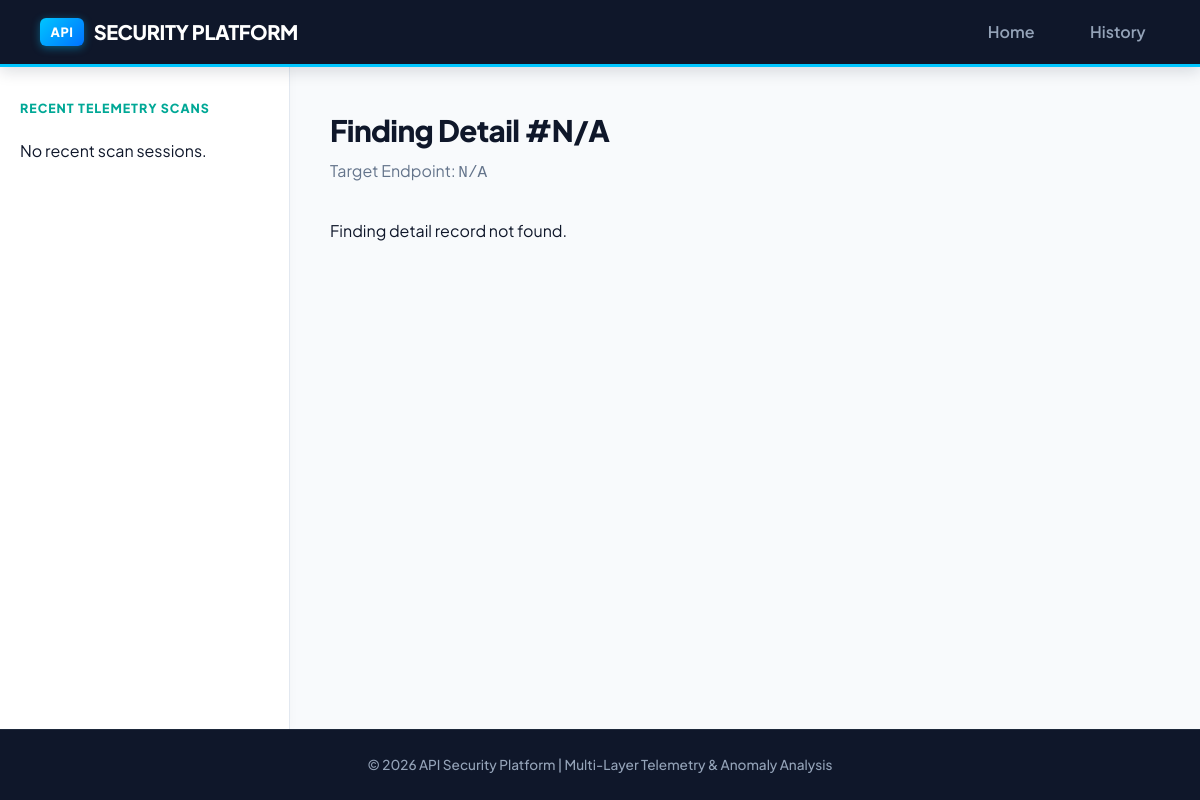
The app's page /finding/2122, older data.
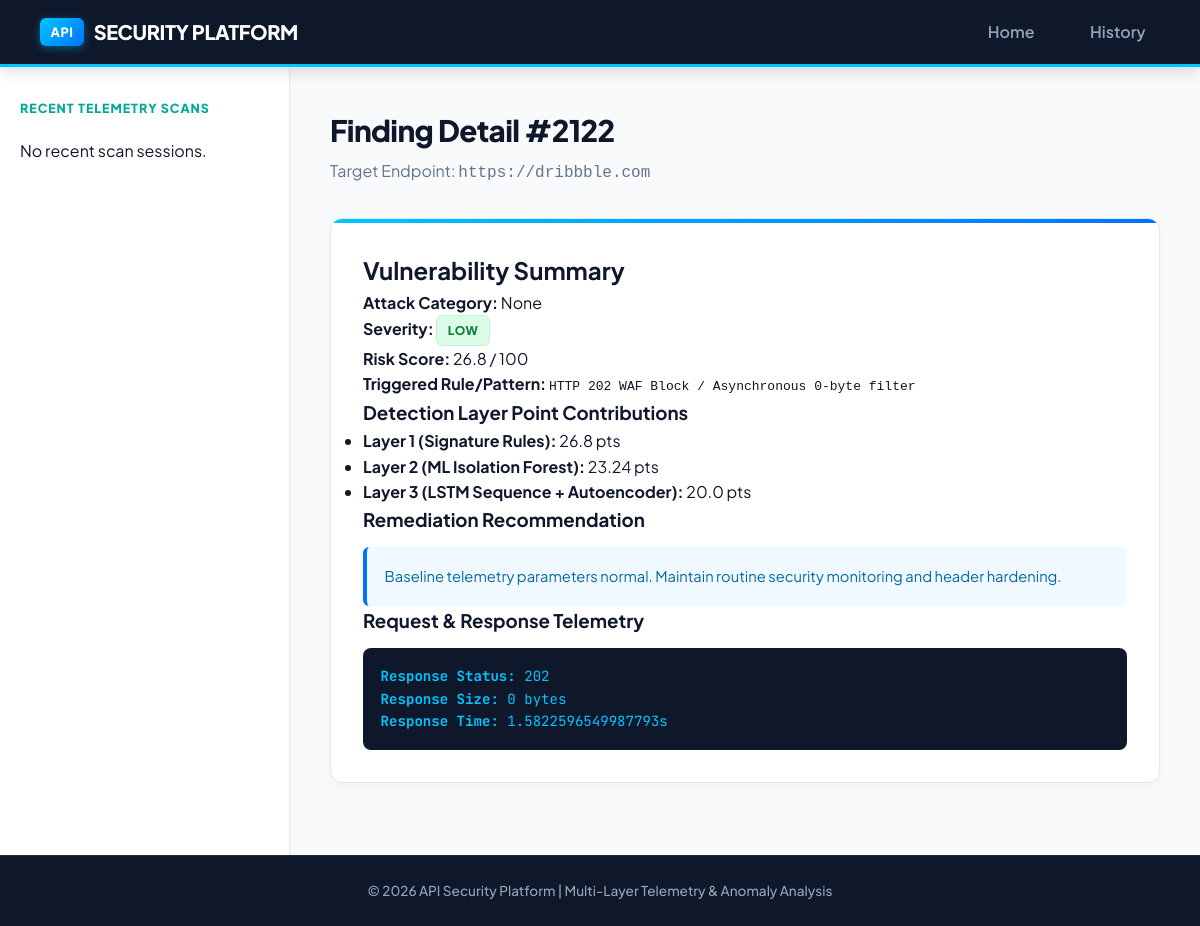
The same page, newer data.
### database/models.py (models this page shows)
class Finding(Base):
    __tablename__ = "findings"
    id = Column(Integer, primary_key=True, index=True)
    session_id = Column(Integer, ForeignKey("scan_sessions.id", ondelete="CASCADE"), nullable=False)
    endpoint_id = Column(Integer, ForeignKey("endpoints.id", ondelete="CASCADE"), nullable=True)
    attack_type = Column(String(100), nullable=False, default="None")
    severity = Column(String(20), nullable=False, default="Low")
    risk_score = Column(Float, default=0.0)
    signature_triggered = Column(String(255), default="")
    ml_score = Column(Float, default=0.0)
    lstm_score = Column(Float, default=0.0)
    autoencoder_score = Column(Float, default=0.0)
    recommendation = Column(Text, nullable=True)
    timestamp = Column(DateTime, default=datetime.utcnow)
    request_payload = Column(Text, nullable=True, default="")
    response_status = Column(Integer, default=200)
    response_size = Column(Integer, default=0)
    response_time = Column(Float, default=0.0)
    session = relationship("ScanSession", back_populates="findings")
    endpoint = relationship("Endpoint", back_populates="findings")

class Endpoint(Base):
    __tablename__ = "endpoints"
    id = Column(Integer, primary_key=True, index=True)
    session_id = Column(Integer, ForeignKey("scan_sessions.id", ondelete="CASCADE"), nullable=False)
    url = Column(String(500), nullable=False)
    method = Column(String(10), nullable=False, default="GET")
    discovered_at = Column(DateTime, default=datetime.utcnow)
    session = relationship("ScanSession", back_populates="endpoints")
    findings = relationship("Finding", back_populates="endpoint", cascade="all, delete-orphan")

### dashboard/routes.py (the view)
@dashboard_bp.route("/finding/<int:finding_id>")
def finding_detail(finding_id):
    finding = get_finding_by_id(finding_id)
    return render_template("report.html", finding=finding)

### database/db.py (called while the page is built)
def get_finding_by_id(finding_id: int) -> Optional[Finding]:
    db = SessionLocal()
    try:
        return db.query(Finding).options(joinedload(Finding.endpoint)).options(joinedload(Finding.session)).filter(Finding.id == finding_id).first()
    finally:
        db.close()

### dashboard/templates/report.html (shortened to what this page needs)
{% extends "base.html" %}
{% block content %}
<div class="page-header">
    <h1>Finding Detail #{{ finding.id if finding else 'N/A' }}</h1>
    <p>Target Endpoint: <code>{{ finding.endpoint.url if finding and finding.endpoint else 'N/A' }}</code></p>
</div>
{% if finding %}
<div class="card detail-card">
    <h2>Vulnerability Summary</h2>
    <div class="detail-grid">
        <div><strong>Attack Category:</strong> {{ finding.attack_type }}</div>
        <div><strong>Severity:</strong> <span class="badge {{ finding.severity|lower }}">{{ finding.severity }}</span></div>
        <div><strong>Risk Score:</strong> {{ finding.risk_score }} / 100</div>
        <div><strong>Triggered Rule/Pattern:</strong> <code>{{ finding.signature_triggered or 'N/A' }}</code></div>
    </div>
    <h3>Detection Layer Point Contributions</h3>
    <ul>
        <li><strong>Layer 1 (Signature Rules):</strong> {{ finding.risk_score }} pts</li>
        <li><strong>Layer 2 (ML Isolation Forest):</strong> {{ finding.ml_score }} pts</li>
        <li><strong>Layer 3 (LSTM Sequence + Autoencoder):</strong> {{ finding.lstm_score + finding.autoencoder_score }} pts</li>
    </ul>
    <h3>Remediation Recommendation</h3>
    <p class="recommendation-box">{{ finding.recommendation }}</p>
    <h3>Request & Response Telemetry</h3>
    <div class="code-block">
        <p><strong>Response Status:</strong> {{ finding.response_status }}</p>
        <p><strong>Response Size:</strong> {{ finding.response_size }} bytes</p>
        <p><strong>Response Time:</strong> {{ finding.response_time }}s</p>
    </div>
</div>
{% else %}
<p>Finding detail record not found.</p>
{% endif %}
{% endblock %}

### dashboard/templates/base.html (shortened to what this page needs)
<!DOCTYPE html>
<html lang="en">
<head>
    <link rel="stylesheet" href="{{ url_for('static', filename='css/style.css') }}">
</head>
<body>
    <div class="app-layout">
        <header class="navbar">
            <div class="logo">
                <a href="{{ url_for('dashboard.index') }}"><span>API</span> SECURITY PLATFORM</a>
            </div>
            <nav class="nav-links">
                <a href="{{ url_for('dashboard.index') }}">Home</a>
                <a href="{{ url_for('dashboard.history') }}">History</a>
            </nav>
        </header>
        <div class="body-container">
            <aside class="sidebar">
                <h3>Recent Telemetry Scans</h3>
                <ul class="recent-scans-list">
                    {% for sess in recent_sessions %}
                    <li>
                        <a href="{{ url_for('dashboard.results', session_id=sess.id) }}">
                            <span class="scan-url">{{ sess.target_url }}</span>
                            <span class="badge {{ sess.overall_severity|lower }}">{{ sess.overall_severity }}</span>
                        </a>
                    </li>
                    {% else %}
                    <li class="empty-list">No recent scan sessions.</li>
                    {% endfor %}
                </ul>
            </aside>
            <main class="main-viewport">
                {% block content %}{% endblock %}
            </main>
        </div>
        <footer>
            <p>&copy; 2026 API Security Platform | Multi-Layer Telemetry & Anomaly Analysis</p>
        </footer>
    </div>
</body>
</html>

### dashboard/static/css/style.css (style rules this page uses)
* { box-sizing: border-box; margin: 0; padding: 0; }
:root { --zap-navy: #0f172a; --zap-slate: #1e293b; --zap-cyan: #00c6ff; --zap-teal: #00a896; --zap-blue-gradient: linear-gradient(135deg, #00c6ff 0%, #0072ff 100%); --zap-dark-gradient: linear-gradient(135deg, #0f172a 0%, #1e293b 100%); --bg-main: #f8fafc; --bg-card: #ffffff; --text-primary: #0f172a; --text-secondary: #475569; --text-muted: #64748b; --border-color: #e2e8f0; }
body { font-family: 'Plus Jakarta Sans', -apple-system, BlinkMacSystemFont, "Segoe UI", Roboto, sans-serif; background-color: var(--bg-main); color: var(--text-primary); line-height: 1.6; min-height: 100vh; }
a { color: #0072ff; text-decoration: none; transition: all 0.2s ease; }
.app-layout { display: flex; flex-direction: column; min-height: 100vh; background-color: var(--bg-main); }
.navbar { display: flex; justify-content: space-between; align-items: center; padding: 1rem 2.5rem; background: var(--zap-navy); color: #ffffff; border-bottom: 3px solid #00c6ff; box-shadow: 0 4px 15px rgba(15, 23, 42, 0.15); position: relative; z-index: 10; }
.logo a { color: #ffffff; font-weight: 800; font-size: 1.25rem; letter-spacing: -0.02em; display: flex; align-items: center; gap: 0.6rem; }
.logo span { background: var(--zap-blue-gradient); color: #ffffff; padding: 0.25rem 0.65rem; border-radius: 6px; font-size: 0.8rem; font-weight: 800; letter-spacing: 0.05em; box-shadow: 0 2px 8px rgba(0, 198, 255, 0.4); }
.nav-links a { margin-left: 1.5rem; color: #94a3b8; font-weight: 600; padding: 0.4rem 0.9rem; border-radius: 6px; transition: all 0.2s ease; }
.body-container { display: flex; flex: 1; background-color: var(--bg-main); }
.sidebar { width: 290px; background-color: #ffffff; border-right: 1px solid #e2e8f0; padding: 2rem 1.25rem; box-shadow: 2px 0 10px rgba(0, 0, 0, 0.02); }
.sidebar h3 { font-size: 0.78rem; font-weight: 800; color: var(--zap-teal); text-transform: uppercase; letter-spacing: 0.08em; margin-bottom: 1.2rem; }
.recent-scans-list { list-style: none; }
.recent-scans-list li { margin-bottom: 0.75rem; }
.main-viewport { flex: 1; padding: 2.5rem; max-width: 1280px; margin: 0 auto; }
.page-header { margin-bottom: 2rem; }
.page-header h1 { font-size: 1.85rem; font-weight: 800; color: var(--zap-navy); letter-spacing: -0.02em; }
.page-header p { color: var(--text-muted); font-size: 1rem; margin-top: 0.2rem; }
.card { background-color: #ffffff; border-radius: 12px; padding: 2rem; margin-bottom: 2rem; border: 1px solid #e2e8f0; box-shadow: 0 4px 15px rgba(0, 0, 0, 0.03); position: relative; overflow: hidden; }
.card::before { content: ''; position: absolute; top: 0; left: 0; right: 0; height: 4px; background: var(--zap-blue-gradient); }
.badge { padding: 0.3rem 0.65rem; border-radius: 6px; font-size: 0.75rem; font-weight: 800; text-transform: uppercase; letter-spacing: 0.04em; display: inline-block; }
.badge.low { background-color: #dcfce7; color: #15803d; border: 1px solid #bbf7d0; }
.recommendation-box { background-color: #f0f9ff; padding: 1.1rem; border-left: 4px solid #0072ff; border-radius: 6px; margin-top: 0.75rem; color: #0369a1; font-size: 0.92rem; }
.code-block { background-color: var(--zap-navy); color: #00c6ff; padding: 1.1rem; border-radius: 8px; font-family: 'JetBrains Mono', monospace; margin-top: 0.75rem; font-size: 0.88rem; }
footer { text-align: center; padding: 1.5rem; background-color: var(--zap-navy); border-top: 1px solid #1e293b; color: #94a3b8; font-size: 0.85rem; font-weight: 500; }

Row changes from the older to the newer data that the page shows:
added Finding: id "2122", attack_type "None", severity "LOW", risk_score "26.8", signature_triggered "HTTP 202 WAF Block / Asynchronous 0-byte filter", ml_score "23.24", finding.lstm_score+finding.autoencoder_score "20.0", recommendation "Baseline telemetry parameters normal. Maintain routine security monitoring and header hardening.", response_status "202", response_size "0", response_time "1.5822596549987793"
added Endpoint: endpoint "https://dribbble.com"
Text that changed along with them:
{{ finding.id if finding else 'N/A' }}: "N/A" → (not shown)
{{ finding.endpoint.url if finding and finding.endpoint else 'N/A' }}: "N/A" → (not shown)
text no longer shown: "Finding detail record not found."
text now shown: "Vulnerability Summary Attack Category: Severity: Risk Score: / 100 Triggered Rule/Pattern: Detection Layer Point Contributions Layer 1 (Signature Rules): pts Layer 2 (ML Isolation Forest): pts Layer 3 (LSTM Sequence + Autoencoder): pts Remediation Recommendation Request & Response Telemetry Response Status: Response Size: bytes Response Time: s"
